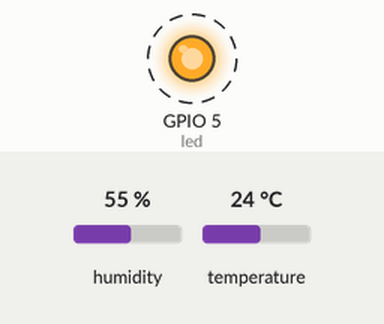
Bench run of a sketch on a simulated ESP8266 (NodeMCU). On the bench: output pins drawn as LEDs (lit = HIGH). Dashed ring = blinking. The test bench sets the inputs (shaded band); at power-on: humidity 55 %, temperature 24 °C. What the sketch prints to the serial monitor is not drawn.

Above: at 1.5 s.
Timing chart, 0 to 5.8 s (numbered marks = the images above):
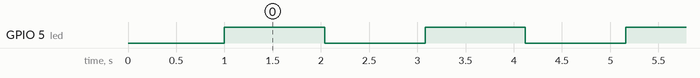

The sketch:

esp8266hdc1000.ino
```cpp
/*
 *  esp8266hdc1000 - reading an HDC1000/HDC1008 sensor from ESP8266
 *
 *  2016-08-24   Andreas Dunker   crested
 *
************************************************************************/

#include <Wire.h>
#include "Adafruit_HDC1000.h"

// Connect Vin to 3-5VDC
// Connect GND to ground
// Connect SCL to I2C clock pin (A5 on UNO, 17 (GPIO14) an ESP8266)
// Connect SDA to I2C data pin (A4 on UNO, 20 (GPIO2) an ESP8266)

Adafruit_HDC1000 hdc = Adafruit_HDC1000();

const int led = 5;
int ledstate = 0;

void setup ()
{
    delay (1000);
    pinMode (led, OUTPUT);
    Serial.begin(115200);
    Serial.println("HDC100x test");

    Wire.begin (2, 14);

    if (!hdc.begin ())
    {
        Serial.println ("Couldn't find sensor!");
        while (1);
    }
}


void loop ()
{
    ledstate = ! ledstate;
    digitalWrite (led, ledstate);

    Serial.print ("Temp: "); Serial.print(hdc.readTemperature());
    Serial.print ("\t\tHum: "); Serial.println(hdc.readHumidity());
    delay (1000);
}
```

Measured:
- by itself, GPIO 5 (led): alternates HIGH for 1.0 s and LOW for 1.0 s
